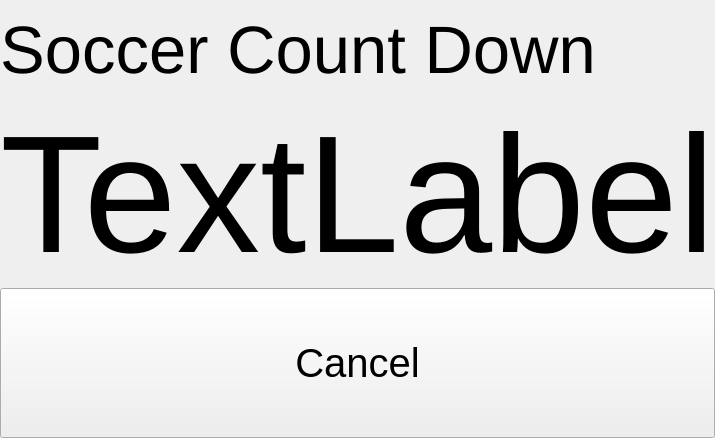
        <widget class="QWidget" name="soccerCountDown">
         <layout class="QGridLayout" name="gridLayout_34">
          <property name="sizeConstraint">
           <enum>QLayout::SetMinimumSize</enum>
          </property>
          <property name="leftMargin">
           <number>0</number>
          </property>
          <property name="topMargin">
           <number>0</number>
          </property>
          <property name="rightMargin">
           <number>0</number>
          </property>
          <property name="bottomMargin">
           <number>0</number>
          </property>
          <property name="spacing">
           <number>0</number>
          </property>
          <item row="0" column="0">
           <layout class="QGridLayout" name="gridLayout_33">
            <property name="spacing">
             <number>0</number>
            </property>
            <item row="0" column="0">
             <widget class="QLabel" name="scdTitleLabel">
              <property name="sizePolicy">
               <sizepolicy hsizetype="Preferred" vsizetype="Maximum">
                <horstretch>0</horstretch>
                <verstretch>0</verstretch>
               </sizepolicy>
              </property>
              <property name="minimumSize">
               <size>
                <width>0</width>
                <height>100</height>
               </size>
              </property>
              <property name="font">
               <font>
                <pointsize>50</pointsize>
               </font>
              </property>
              <property name="text">
               <string>Soccer Count Down</string>
              </property>
             </widget>
            </item>
            <item row="2" column="0">
             <widget class="QPushButton" name="scdCancelButton">
              <property name="minimumSize">
               <size>
                <width>0</width>
                <height>150</height>
               </size>
              </property>
              <property name="font">
               <font>
                <pointsize>30</pointsize>
               </font>
              </property>
              <property name="text">
               <string>Cancel</string>
              </property>
             </widget>
            </item>
            <item row="1" column="0">
             <widget class="QLabel" name="scdLabel">
              <property name="font">
               <font>
                <pointsize>125</pointsize>
               </font>
              </property>
              <property name="text">
               <string>TextLabel</string>
              </property>
              <property name="alignment">
               <set>Qt::AlignCenter</set>
              </property>
             </widget>
            </item>
           </layout>
          </item>
         </layout>
        </widget>
